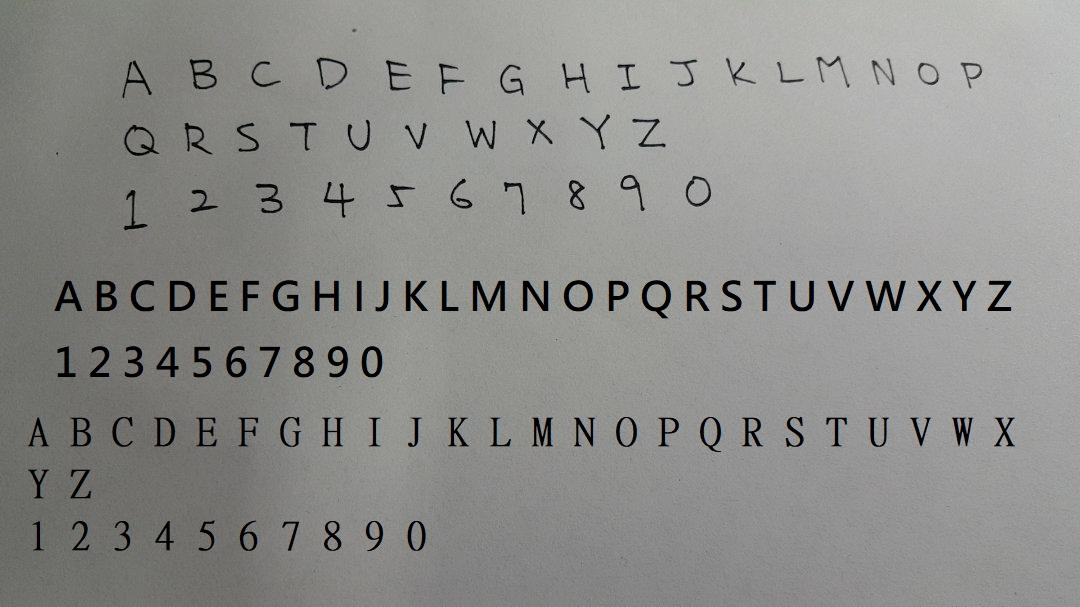
//> input picture Project/Final/training_chars.jpg, 1080 x 607 px
$ ./GenerateData   (built with g++ and OpenCV 4)
//> lines starting //> are read from the running program, lines starting //| are printed output that depends on the picture; after the words box and inside, x2 and y2 are one past the last pixel; in counts of white or black regions, pixels touching at a corner belong together
// GenData.cpp

#include<opencv2/core/core.hpp>
#include<opencv2/highgui/highgui.hpp>
#include<opencv2/imgproc/imgproc.hpp>
#include<opencv2/ml/ml.hpp>

#include<iostream>
#include<vector>


const int MIN_CONTOUR_AREA = 100;

const int RESIZED_IMAGE_WIDTH = 20;
const int RESIZED_IMAGE_HEIGHT = 30;


int main() {

    cv::Mat imgTrainingNumbers;         // input image
    cv::Mat imgGrayscale;
    cv::Mat imgBlurred;
    cv::Mat imgThresh;
    cv::Mat imgThreshCopy;

    std::vector<std::vector<cv::Point> > ptContours;
    std::vector<cv::Vec4i> v4iHierarchy;

    cv::Mat matClassificationInts;      // these are our training classifications, note we will have to perform some conversions before writing to file later

    cv::Mat matTrainingImagesAsFlattenedFloats;

    char a[]={ '0','1','2','3','4','5','6','7','8','9','A','B','C','D','E','F','G','H','I','J','K','L','M','N','O','P','Q','R','S','T','U','V','W','X','Y','Z'};
    std::vector<char> intValidChars (a, a + sizeof(a)/sizeof(char));

    imgTrainingNumbers = cv::imread("training_chars.jpg");
//> imgTrainingNumbers is the input picture: 607 rows x 1080 cols, CV_8UC3; mean B, G, R 138.7, 141.4, 141.2

    if (imgTrainingNumbers.empty()) {
        std::cout << "error: image not read from file\n\n";
        return(0);
    }

    cv::cvtColor(imgTrainingNumbers, imgGrayscale, CV_BGR2GRAY);

    cv::GaussianBlur(imgGrayscale,
        imgBlurred,
        cv::Size(5, 5),
        0);


    cv::adaptiveThreshold(imgBlurred, imgThresh, 255, cv::ADAPTIVE_THRESH_GAUSSIAN_C, cv::THRESH_BINARY_INV, 11, 2);
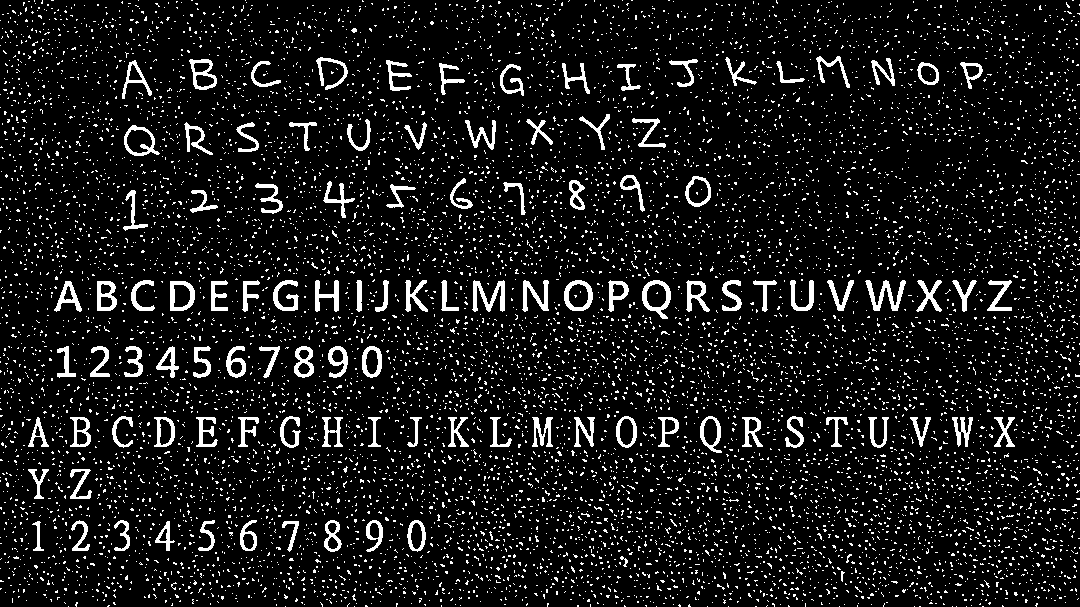
//> imgThresh: 607 rows x 1080 cols, CV_8UC1; 9.1% white; 9387 white regions (9275 under 20 px)

    cv::imshow("ThresholdImage", imgThresh);

    imgThreshCopy = imgThresh.clone();

    cv::findContours(imgThreshCopy,             // input image
        ptContours,                             // output contours
        v4iHierarchy,                           // output hierarchy
        cv::RETR_EXTERNAL,                      // outermost contours only
        cv::CHAIN_APPROX_SIMPLE);               // compress horizontal, vertical, and diagonal segments and leave only their end points
//> ptContours = 9381 contours, 9272 with area under 20; largest, box (x1, y1, x2, y2) and area: (642, 280, 671, 319) 734, (124, 125, 160, 156) 721, (564, 280, 593, 311) 695, (170, 281, 195, 311) 624, (685, 176, 711, 207) 582; v4iHierarchy = 9381 items, first 8: [1, -1, -1, -1], [2, 0, -1, -1], [3, 1, -1, -1], [4, 2, -1, -1], [5, 3, -1, -1], [6, 4, -1, -1], [7, 5, -1, -1], [8, 6, -1, -1]

    for (int i = 0; i < ptContours.size(); i++) {
        if (cv::contourArea(ptContours[i]) > MIN_CONTOUR_AREA) {
            cv::Rect boundingRect = cv::boundingRect(ptContours[i]);

            cv::rectangle(imgTrainingNumbers, boundingRect, cv::Scalar(0, 255, 0), 2);

            cv::Mat matROI = imgThresh(boundingRect);           // get ROI image of bounding rect

            cv::Mat matROIResized;
            cv::resize(matROI, matROIResized, cv::Size(RESIZED_IMAGE_WIDTH, RESIZED_IMAGE_HEIGHT));     // resize image,

            cv::imshow("matROI", matROI);
            cv::imshow("matROIResized", matROIResized);
            cv::imshow("imgTrainingNumbers", imgTrainingNumbers);

            int intChar = cv::waitKey(0);

            if (intChar == 27) {        //esc
                return(0);
            }
            else if (std::find(intValidChars.begin(), intValidChars.end(), intChar) != intValidChars.end()) {     // else if the char is in the list of chars we are looking for . . .

                matClassificationInts.push_back(intChar);       // append classification char to integer list of chars

                cv::Mat matImageFloat;
                matROIResized.convertTo(matImageFloat, CV_32FC1);

                cv::Mat matImageFlattenedFloat = matImageFloat.reshape(1, 1);

                matTrainingImagesAsFlattenedFloats.push_back(matImageFlattenedFloat);       // add to Mat as though it was a vector, this is necessary due to the
                                                                                            // data types that KNearest.train accepts
            }
        }
    }
//> this loop made 9381 passes; the space key is pressed
//> boundingRect on passes 1624, 1627, 1640, 1642, 1643, 1644, 1645, 1649, 1650, 2668, 2669, 3342: Rect(282, 521, 17, 31), Rect(155, 521, 20, 30), Rect(407, 520, 19, 32), Rect(366, 520, 17, 32), Rect(324, 520, 18, 32), Rect(240, 520, 17, 31), Rect(198, 520, 17, 31), Rect(114, 520, 16, 31), Rect(71, 520, 19, 31), Rect(70, 469, 22, 30), Rect(28, 469, 21, 30), Rect(994, 417, 21, 30)
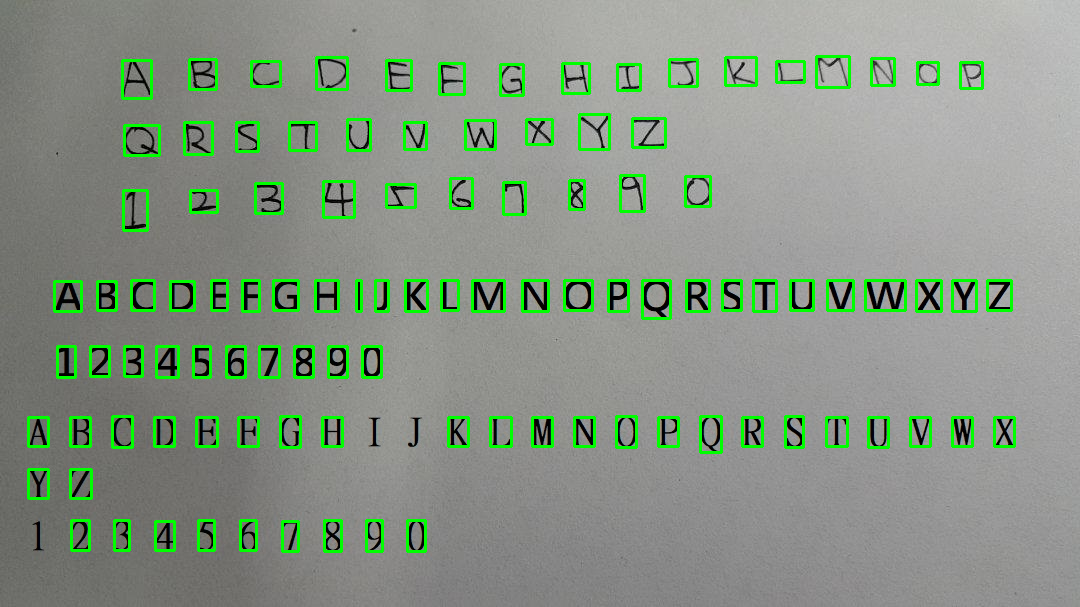
//> imgTrainingNumbers: 607 rows x 1080 cols, CV_8UC3; 4.98% of pixels changed, all inside (x1, y1, x2, y2) = (27, 55, 1016, 553)

    std::cout << "training complete\n\n";


    cv::FileStorage fsClassifications("classifications.xml", cv::FileStorage::WRITE);

    if (fsClassifications.isOpened() == false) {
        std::cout << "error, unable to open training classifications file, exiting program\n\n";
        return(0);
    }

    fsClassifications << "classifications" << matClassificationInts;
    fsClassifications.release();


    cv::FileStorage fsTrainingImages("images.xml", cv::FileStorage::WRITE);

    if (fsTrainingImages.isOpened() == false) {
        std::cout << "error, unable to open training images file, exiting program\n\n";
        return(0);
    }

    fsTrainingImages << "images" << matTrainingImagesAsFlattenedFloats;
    fsTrainingImages.release();

    return(0);
}
